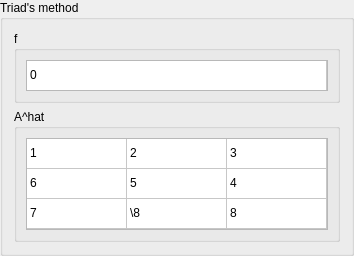
            <widget class="QGroupBox" name="triadfABox">
             <property name="sizePolicy">
              <sizepolicy hsizetype="Preferred" vsizetype="Minimum">
               <horstretch>0</horstretch>
               <verstretch>0</verstretch>
              </sizepolicy>
             </property>
             <property name="title">
              <string>Triad's method</string>
             </property>
             <layout class="QVBoxLayout" name="verticalLayout_23">
              <item>
               <widget class="QGroupBox" name="triadfBox">
                <property name="title">
                 <string>f</string>
                </property>
                <layout class="QVBoxLayout" name="verticalLayout_31">
                 <item>
                  <widget class="QTableWidget" name="triadfTableWidget">
                   <property name="sizePolicy">
                    <sizepolicy hsizetype="Expanding" vsizetype="Maximum">
                     <horstretch>0</horstretch>
                     <verstretch>0</verstretch>
                    </sizepolicy>
                   </property>
                   <property name="maximumSize">
                    <size>
                     <width>16777215</width>
                     <height>31</height>
                    </size>
                   </property>
                   <property name="verticalScrollBarPolicy">
                    <enum>Qt::ScrollBarPolicy::ScrollBarAlwaysOff</enum>
                   </property>
                   <property name="horizontalScrollBarPolicy">
                    <enum>Qt::ScrollBarPolicy::ScrollBarAlwaysOff</enum>
                   </property>
                   <property name="sizeAdjustPolicy">
                    <enum>QAbstractScrollArea::SizeAdjustPolicy::AdjustToContents</enum>
                   </property>
                   <property name="editTriggers">
                    <set>QAbstractItemView::EditTrigger::NoEditTriggers</set>
                   </property>
                   <property name="selectionMode">
                    <enum>QAbstractItemView::SelectionMode::NoSelection</enum>
                   </property>
                   <property name="supportedDragActions">
                    <set>Qt::DropAction::IgnoreAction</set>
                   </property>
                   <attribute name="horizontalHeaderVisible">
                    <bool>false</bool>
                   </attribute>
                   <attribute name="horizontalHeaderStretchLastSection">
                    <bool>true</bool>
                   </attribute>
                   <attribute name="verticalHeaderVisible">
                    <bool>false</bool>
                   </attribute>
                   <row>
                    <property name="text">
                     <string>0</string>
                    </property>
                   </row>
                   <column>
                    <property name="text">
                     <string>0</string>
                    </property>
                   </column>
                   <item row="0" column="0">
                    <property name="text">
                     <string>0</string>
                    </property>
                   </item>
                  </widget>
                 </item>
                </layout>
               </widget>
              </item>
              <item>
               <widget class="QGroupBox" name="triadAMatBox">
                <property name="title">
                 <string>A^hat</string>
                </property>
                <layout class="QVBoxLayout" name="verticalLayout_32">
                 <item>
                  <widget class="QTableWidget" name="triadAMatTableWidget">
                   <property name="verticalScrollBarPolicy">
                    <enum>Qt::ScrollBarPolicy::ScrollBarAlwaysOff</enum>
                   </property>
                   <property name="horizontalScrollBarPolicy">
                    <enum>Qt::ScrollBarPolicy::ScrollBarAlwaysOff</enum>
                   </property>
                   <property name="sizeAdjustPolicy">
                    <enum>QAbstractScrollArea::SizeAdjustPolicy::AdjustToContents</enum>
                   </property>
                   <property name="editTriggers">
                    <set>QAbstractItemView::EditTrigger::NoEditTriggers</set>
                   </property>
                   <property name="selectionMode">
                    <enum>QAbstractItemView::SelectionMode::NoSelection</enum>
                   </property>
                   <property name="supportedDragActions">
                    <set>Qt::DropAction::IgnoreAction</set>
                   </property>
                   <attribute name="horizontalHeaderVisible">
                    <bool>false</bool>
                   </attribute>
                   <attribute name="horizontalHeaderStretchLastSection">
                    <bool>true</bool>
                   </attribute>
                   <attribute name="verticalHeaderVisible">
                    <bool>false</bool>
                   </attribute>
                   <row>
                    <property name="text">
                     <string>0</string>
                    </property>
                   </row>
                   <row>
                    <property name="text">
                     <string>1</string>
                    </property>
                   </row>
                   <row>
                    <property name="text">
                     <string>2</string>
                    </property>
                   </row>
                   <column>
                    <property name="text">
                     <string>0</string>
                    </property>
                   </column>
                   <column>
                    <property name="text">
                     <string>1</string>
                    </property>
                   </column>
                   <column>
                    <property name="text">
                     <string>2</string>
                    </property>
                   </column>
                   <item row="0" column="0">
                    <property name="text">
                     <string>1</string>
                    </property>
                   </item>
                   <item row="0" column="1">
                    <property name="text">
                     <string>2</string>
                    </property>
                   </item>
                   <item row="0" column="2">
                    <property name="text">
                     <string>3</string>
                    </property>
                   </item>
                   <item row="1" column="0">
                    <property name="text">
                     <string>6</string>
                    </property>
                   </item>
                   <item row="1" column="1">
                    <property name="text">
                     <string>5</string>
                    </property>
                   </item>
                   <item row="1" column="2">
                    <property name="text">
                     <string>4</string>
                    </property>
                   </item>
                   <item row="2" column="0">
                    <property name="text">
                     <string>7</string>
                    </property>
                   </item>
                   <item row="2" column="1">
                    <property name="text">
                     <string>\8</string>
                    </property>
                   </item>
                   <item row="2" column="2">
                    <property name="text">
                     <string>8</string>
                    </property>
                   </item>
                  </widget>
                 </item>
                </layout>
               </widget>
              </item>
             </layout>
            </widget>
